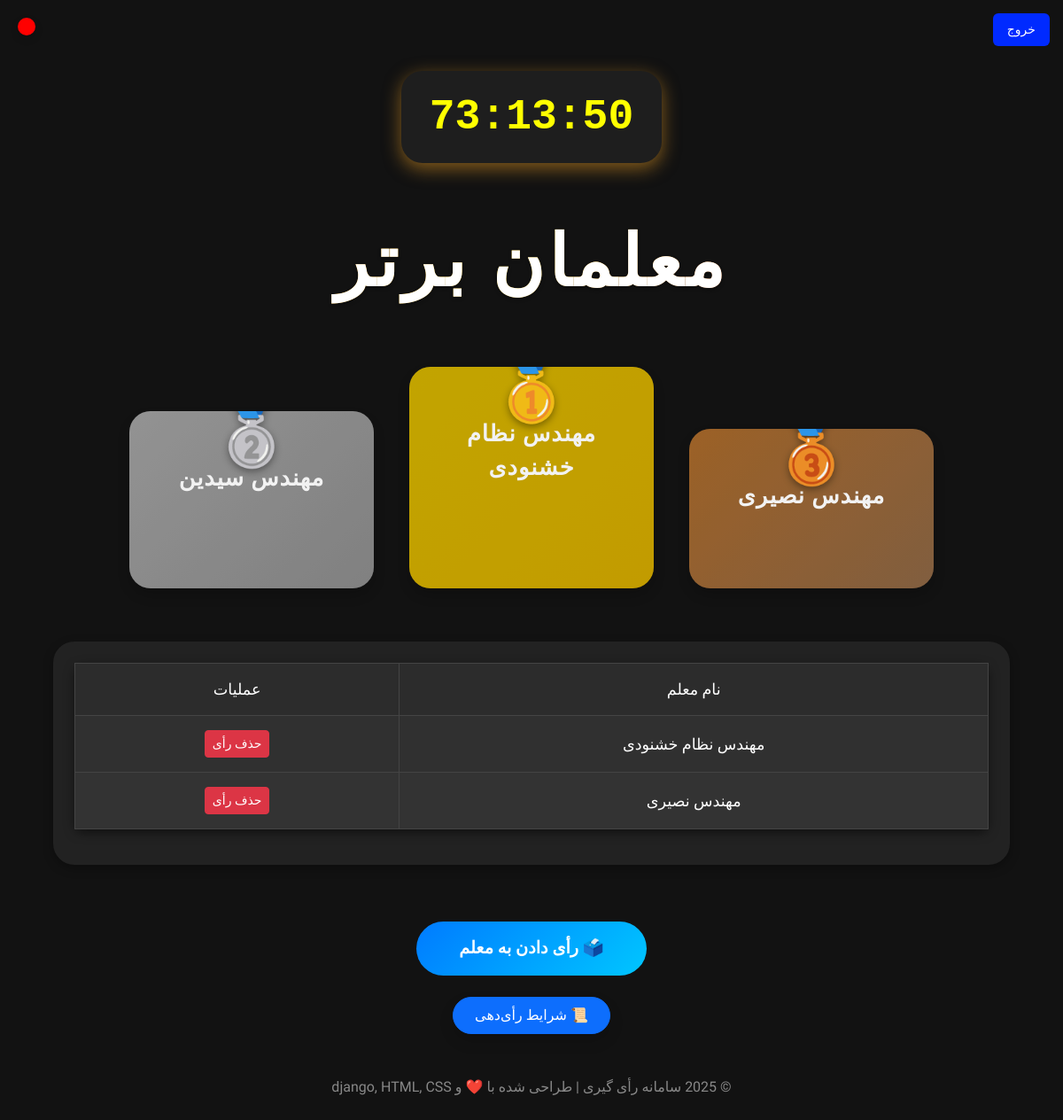
The page / (signed in) on the database its author committed.
### By_app/models.py (models this page shows, shortened)
class Teacher(models.Model):
    user = models.ForeignKey(CustomUser, on_delete=models.CASCADE, related_name='teachers')
    name = models.CharField(max_length=100)
    vote = models.IntegerField(default=0)
    created_at = models.DateTimeField(auto_now_add=True)

### By_app/views.py (the view)
# urls.py: path('', views.vote_teachers_view, name='home'),
@login_required
def vote_teachers_view(request):
    user = request.user
    timer_setting = TimerSetting.objects.first()
    end_time = timer_setting.end_time if timer_setting else None
    now = timezone.now()
    voting_active = end_time and now < end_time
    if request.method == 'POST':
        if 'logout' in request.POST:
            logout(request)
            messages.success(request, "شما با موفقیت خارج شدید.")
            return redirect('login')
        if not voting_active:
            messages.error(request, "زمان رأی‌گیری به پایان رسیده است.")
            return redirect('home')
        if 'delete_vote' in request.POST:
            teacher_id = request.POST.get('delete_vote')
            try:
                vote = TeacherVote.objects.get(voter=user, teacher_id=teacher_id)
                vote.teacher.vote = max(0, vote.teacher.vote - 1)
                vote.teacher.save()
                vote.delete()
                messages.success(request, f"رأی شما برای معلم {vote.teacher.name} حذف شد.")
            except TeacherVote.DoesNotExist:
                messages.error(request, "شما به این معلم رأی نداده‌اید.")
            return redirect('home')
        form = VoteForm(request.POST)
        if form.is_valid():
            selected_teachers = form.cleaned_data['teachers']
            previous_votes = TeacherVote.objects.filter(voter=user)
            previous_votes_count = previous_votes.count()
            if previous_votes_count + len(selected_teachers) > 3:
                messages.error(request, "شما نمی‌توانید بیش از ۳ رأی ثبت کنید.")
                return redirect('home')
            for teacher in selected_teachers:
                if TeacherVote.objects.filter(voter=user, teacher=teacher).exists():
                    messages.warning(request, f"شما قبلاً به معلم {teacher.name} رأی داده‌اید.")
                else:
                    TeacherVote.objects.create(voter=user, teacher=teacher)
                    teacher.vote += 1
                    teacher.save()
            messages.success(request, "رأی‌های شما با موفقیت ثبت شدند.")
            return redirect('home')
    else:
        form = VoteForm()
    user_votes = TeacherVote.objects.filter(voter=user).select_related('teacher')
    voted_teacher_ids = [vote.teacher.id for vote in user_votes]
    votes_count = user_votes.count()
    votes_left = max(3 - votes_count, 0)
    top_teachers = Teacher.objects.order_by('-vote')[:3]
    all_teachers = Teacher.objects.order_by('-vote')
    context = {
        'form': form,
        'user_votes': user_votes,
        'voted_teacher_ids': voted_teacher_ids,
        'votes_count': votes_count,
        'votes_left': votes_left,
        'teachers': Teacher.objects.all(),
        'top_teachers': top_teachers,
        'all_teachers': all_teachers,
        'end_time': end_time,
        'now': now,
        'voting_active': voting_active,
    }
    return render(request, 'home.html', context)

### templates/home.html (shortened to what this page needs)
{% load static %}
<!DOCTYPE html>
<html lang="fa" dir="rtl">
<head>
  <link href="https://cdn.jsdelivr.net/npm/bootstrap@5.3.3/dist/css/bootstrap.rtl.min.css" rel="stylesheet">
    <link href="https://cdn.jsdelivr.net/npm/bootstrap@5.3.2/dist/css/bootstrap.rtl.min.css" rel="stylesheet">
    <link href="https://cdn.jsdelivr.net/npm/bootstrap-icons@1.10.5/font/bootstrap-icons.css" rel="stylesheet">
  <link rel="stylesheet" type="text/css" href="https://cdn.jsdelivr.net/npm/toastify-js/src/toastify.min.css">
<head>
</head>
<body>
  <div class="container text-center">
    <div id="countdownContainer">
      <div id="countdown">00:00:00</div>
    </div>
    <br>
    <br>
    <a href="#ra" class="scroll-down-btn"></a>
    <div class="auth-btn-container">
      {% if not user.is_authenticated %}
        <a href="{% url 'login' %}" class="login-btn">ورود</a>
      {% else %}
        <form method="post">
          <button type="submit" name="logout" value="1" class="logout-btn">خروج</button>
        </form>
      {% endif %}
    </div>
    <h1 style="font-size: 5rem" class="mb-5 text-center text-white title">معلمان برتر</h1>
    <div class="podium row text-center">
      {% if top_teachers|length > 2 %}
        <div class="position third col-12 col-md-3 order-md-1 order-3">
          <div class="medal-icon">🥉</div>
          <div class="teacher-name">{{ top_teachers.2.name }}</div>
        </div>
      {% endif %}
      {% if top_teachers|length > 0 %}
        <div class="position first col-12 col-md-3 order-md-2 order-1">
          <div class="medal-icon">🥇</div>
          <div class="teacher-name">{{ top_teachers.0.name }}</div>
        </div>
      {% endif %}
      {% if top_teachers|length > 1 %}
        <div class="position second col-12 col-md-3 order-md-3 order-2">
          <div class="medal-icon">🥈</div>
          <div class="teacher-name">{{ top_teachers.1.name }}</div>
        </div>
      {% endif %}
    </div>
<div class="teacher-list table-responsive" id="userVotedTeachersTable" style="margin-top: 80px;">
  <table class="table table-hover table-striped table-bordered text-center align-middle">
    <thead class="table-dark">
      <tr>
        <th>نام معلم</th>
        <th>عملیات</th>
      </tr>
    </thead>
    <tbody>
      {% with 0 as count %}
      {% for teacher in all_teachers %}
        {% if teacher.id in voted_teacher_ids %}
          {% with count|add:"1" as count %}
          <tr>
            <td>{{ teacher.name }}</td>
            <td>
              <form method="post" style="display:inline;">
                <button type="submit" name="delete_vote" value="{{ teacher.id }}" class="btn btn-sm btn-danger">حذف رأی</button>
              </form>
            </td>
          </tr>
          {% endwith %}
        {% endif %}
      {% empty %}
        <tr><td colspan="4">شما هنوز به هیچ معلمی رأی نداده‌اید.</td></tr>
      {% endfor %}
      {% endwith %}
    </tbody>
  </table>
</div>
    <button id="ra" class="vote-btn" style="margin-top: 4rem;" onclick="openVoteModal()">🗳️ رأی دادن به معلم</button>
    <br><br>
    <button type="button" class="btn btn-primary rounded-pill px-4 py-2 shadow" data-bs-toggle="modal" data-bs-target="#conditionsModal">
      📜 شرایط رأی‌دهی
    </button>
    <footer>
      <p>© 2025 سامانه رأی گیری | طراحی شده با ❤️ و django, HTML, CSS</p>
    </footer>
  </div>
<head>
</head>
<body>
</body>
</html>

### rows shown on the page
Teacher: name "مهندس نصیری", {{ teacher.id }} 9 (drawn)
Teacher: name "مهندس نظام خشنودی", {{ teacher.id }} 3 (drawn)
Teacher: name "مهندس سیدین"
